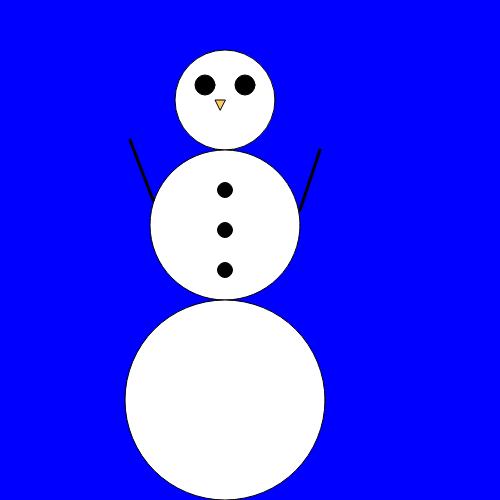
Frame 1 (no input)
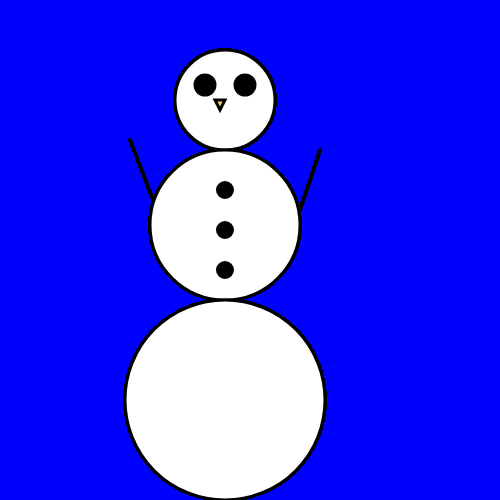
Frame 60 (no input)
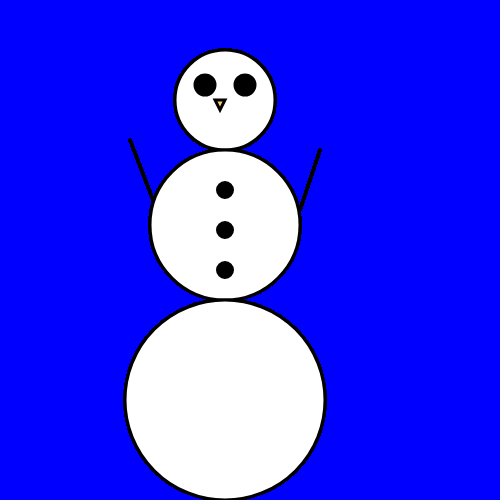
Frame 120 (the mouse pressed at the canvas centre since frame 60)

The p5.js sketch that drew these frames (run headless with seeded random() and noise() and a simulated clock; from frame 60 on, the mouse is pressed at the canvas centre):

// p5.js sketch
// ── sketch.js
var eyeSize = 20;
var topCircle = 100;
var canvasSize = 500;
var midButton = 15;
var midScreen = 225;


function setup() {
  // put setup code here
  createCanvas(canvasSize,500);
  background(0,0,255);
}

function draw() {
  // put drawing code here

  fill("white");
    ellipse(midScreen,100,topCircle,100);// top of snowman

fill("white");
ellipse(midScreen,midScreen,150,150);//middle of snowman

fill("white");
ellipse(midScreen,400,200,200);//bottom of snowman

fill("black");
ellipse(245,85,eyeSize,eyeSize);
ellipse(205,85,eyeSize,eyeSize);//black eyes

fill(255,204,100);
triangle(midScreen,100,215,100,220,110);//nose

fill("black");
ellipse(225,190,midButton,midButton);//top button
ellipse(225,230,midButton,midButton);//middle middle button
ellipse(midScreen,270,midButton,midButton);//bottom button

strokeWeight(3)
line(320,150,300,210);//right arm
line(153,200,130,140);//left arm



}//end of drawing
